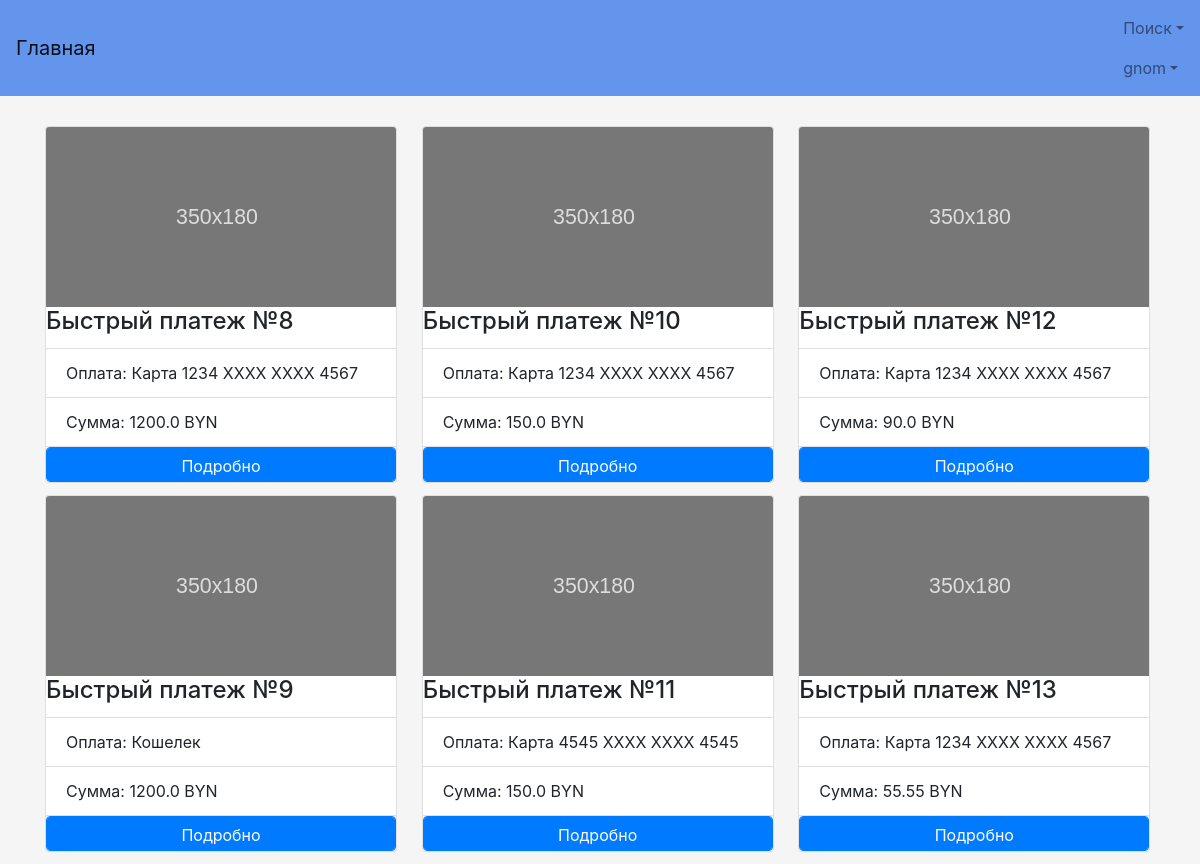
The page /profile/quickpayment (signed in) on the database as committed earlier.
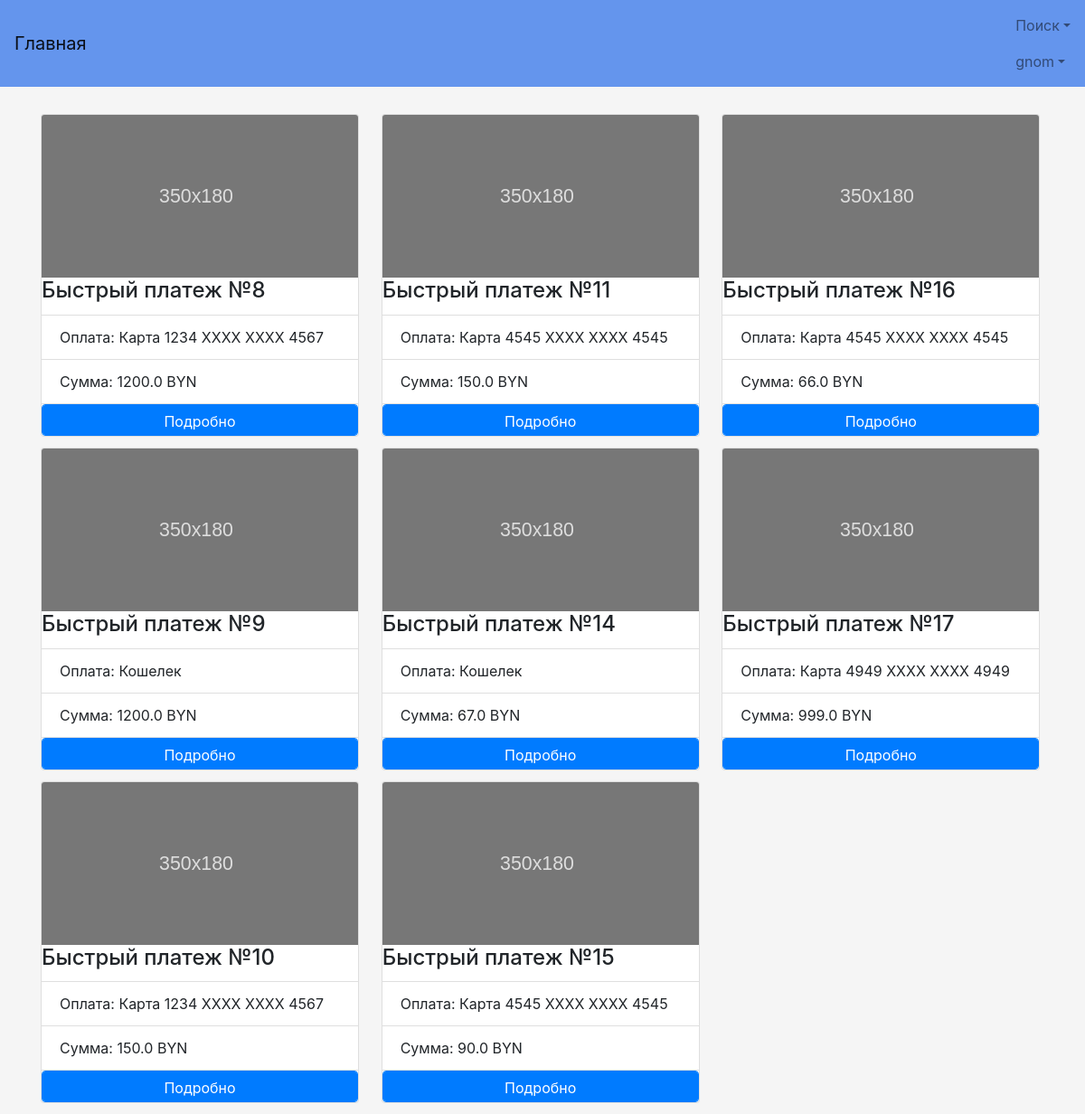
The same page on the database as committed later.
### TOFI/models.py (models this page shows, shortened)
class MyUser(AbstractBaseUser):
    username = models.CharField(verbose_name='Логин', max_length=50, unique=True)
    password = models.CharField(verbose_name='Пароль', max_length=50)
    name = models.CharField(verbose_name='Имя', max_length=50)
    surname = models.CharField(verbose_name='Фамилия', max_length=50)
    last_name = models.CharField(verbose_name='Отчество', max_length=50)
    age = models.IntegerField(verbose_name='Возраст')
    passport_id = models.CharField(verbose_name='Номер паспорта', max_length=50)
    phone = models.CharField(verbose_name='Телефон', max_length=50)
    address = models.CharField(verbose_name='Адрес', max_length=50)
    email = models.CharField(verbose_name='Электронная почта', max_length=50, unique=True)
    taxpayer_account_number = models.IntegerField(verbose_name='УНН', null=True)
    license_field = models.CharField(verbose_name='Лицензия', max_length=50, null=True)
    ie = models.BooleanField(verbose_name='ИП', default=False)
    balance = models.FloatField(verbose_name='', default=0)
    user_card_id = models.ManyToManyField(UserCard, default=None)
    objects = MyUserManager()
    USERNAME_FIELD = 'username'
    REQUIRED_FIELDS = ['name', 'surname', 'last_name', 'age', 'passport_id', 'phone', 'address', 'email', 'ie']
    is_active = models.BooleanField(default=True)
    reason_block = models.CharField(max_length=100, null=True)
    is_admin = models.BooleanField(default=False)
    is_moder = models.BooleanField(default=False)
    wrong_password_number = models.IntegerField(default=0)

class QuickPayment(models.Model):
    username = models.ForeignKey(MyUser)
    rent = models.ForeignKey(DoneRent)
    user_payment = models.CharField(max_length=50, default=None)
    amount = models.FloatField(default=None)

### user_profile/views.py (the view)
# urls.py: url(r'quickpayment', views.quick_payment, name='QuickPayment'),
def quick_payment(request):
    if request.method == 'GET':
        list_payments = list()
        payments = models.QuickPayment.objects.filter(username=request.user)
        for i in payments:
            try:
                list_payments.append(i)
            except:
                continue
        context = {'payments': list_payments}
        try:
            if request.GET['type'] == 'addautopayment':
                context.update({'addautopayment': True})
            else:
                context.update({'addautopayment': False})
        except:
            context.update({'addautopayment': False})
        return render(request, 'Profile/QuickPayment.html', context)

### TOFI/templatetags/filter_extra.py (called while the page is built)
def card_num_beautify(arg):
    if type(arg) == str and not arg == 'Кошелек':
        return 'Карта ' + arg[:4] + ' XXXX XXXX ' + arg[-4:]
    else:
        return arg

### TOFI/templates/Profile/QuickPayment.html (shortened to what this page needs)
{% extends "base.html" %}
{% block content %}
    {% load filter_extra %}
    {% if payments %}
        <div class="card-columns">
            {% for i in payments %}
                <div class="card " style="max-width: 22rem;">
                    <img class="card-img-top" src="/static/img/placeholder.svg" alt="Card image cap">
                    <div class="card-block">
                        <h4 class="card-title">Быстрый платеж №{{ i.id }}</h4>
                    </div>
                    <ul class="list-group list-group-flush">
                        <li class="list-group-item">Оплата: {{ i.user_payment|card_num_beautify }}</li>
                        <li class="list-group-item">Сумма: {{ i.amount }} BYN</li>
                    </ul>
                    <div class="card-block">
                        {% if addautopayment %}
                            <button onclick="func({{ i.id }})" class="btn btn-primary btn-block">Выбрать</button>
                        {% else %}
                            <form action="payment_info/{{ i.id }}">
                                <input type="submit" class="btn btn-primary btn-block" value="Подробно">
                            </form>
                        {% endif %}
                    </div>
                    </div>
                {% endfor %}
        </div>
    {% else %}
        <div class="center">Быстрых платежей нет</div>
    {% endif %}
{% endblock %}

### TOFI/templates/base.html (shortened to what this page needs)
{% load staticfiles %}
<!DOCTYPE html>
<html lang="ru">
  <head>
      <link href="https://cdnjs.cloudflare.com/ajax/libs/twitter-bootstrap/4.0.0-alpha.5/css/bootstrap.min.css"
            rel="stylesheet">
      <link href="{% static 'style.css' %}" rel="stylesheet">
      <link href="http://ajax.googleapis.com/ajax/libs/jqueryui/1.8/themes/base/jquery-ui.css" rel="stylesheet"
            type="text/css"/>
      <link href="https://cdnjs.cloudflare.com/ajax/libs/bootstrap-datepicker/1.6.4/css/bootstrap-datepicker.min.css"
            rel="stylesheet" type="text/css">
      <link href="https://cdnjs.cloudflare.com/ajax/libs/bootstrap-datetimepicker/4.17.43/css/bootstrap-datetimepicker.min.css"
            rel="stylesheet" type="text/css">
  </head>
  <body>
  <nav class="navbar navbar-light">
      <a class="navbar-brand" href="{% url 'Main' %}">Главная</a>
      <ul class="nav navbar-nav">
          {% if request.user.is_anonymous %}
              <li class="nav-item active">
                  <a class="nav-link" href="{% url 'Registration' %}">Регистрация<span class="sr-only">(current)</span></a>
              </li>
              <li class="nav-item active">
                  <a class="nav-link" href="{% url 'Login' %}">Вход<span class="sr-only">(current)</span></a>
              </li>
            {% else %}
              <li class="nav-item dropdown">
                  <a class="nav-link dropdown-toggle" href="#" id="supportedContentDropdown" data-toggle="dropdown"
                     aria-haspopup="true" aria-expanded="false">Поиск</a>
              </li>
              <li class="nav-item dropdown">
                  <a class="nav-link dropdown-toggle" href="#" id="supportedContentDropdown" data-toggle="dropdown"
                     aria-haspopup="true" aria-expanded="false">{{ request.user.username }}</a>
              </li>
          {% endif %}
      </ul>
  </nav>
  <div class="main-body">
      <div class="container">
        {% block content %}
        {% endblock %}
    </div>
  </div>
  </body>
</html>

### TOFI/static/style.css (style rules this page uses)
.height70 { height: 35px; }
a { color: darkslateblue; }
body { margin: auto; padding-bottom: 0; height: auto; background-color: whitesmoke; link: dodgerblue; }
.main-body { padding-top: 10px; padding-bottom: auto; margin-top: 20px; }
.navbar-light { background-color: cornflowerblue; }

Rows that differ between the two databases and show on the page:
removed QuickPayment: id "12", user_payment|card_num_beautify "Карта 1234 XXXX XXXX 4567", amount "90.0"
removed QuickPayment: id "13", user_payment|card_num_beautify "Карта 1234 XXXX XXXX 4567", amount "55.55"
added QuickPayment: id "14", user_payment|card_num_beautify "Кошелек", amount "67.0"
added QuickPayment: id "15", user_payment|card_num_beautify "Карта 4545 XXXX XXXX 4545", amount "90.0"
added QuickPayment: id "16", user_payment|card_num_beautify "Карта 4545 XXXX XXXX 4545", amount "66.0"
added QuickPayment: id "17", user_payment|card_num_beautify "Карта 4949 XXXX XXXX 4949", amount "999.0"
